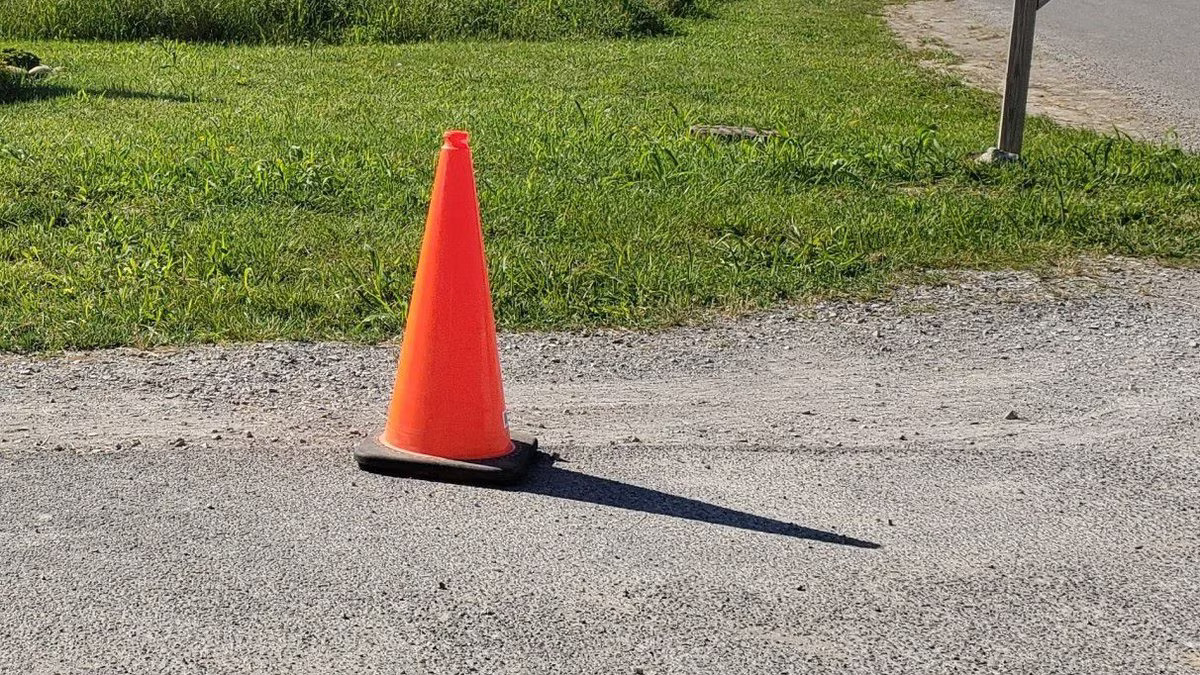
#> input picture cone.jpg, 1200 x 675 px, found by its file name
$ python findCone3.py
#> lines starting #> are read from the running program, lines starting #| are printed output that depends on the picture; after the words box and inside, x2 and y2 are one past the last pixel; in counts of white or black regions, pixels touching at a corner belong together
import cv2
import numpy as np

def empty(a):
    pass;

def stackImages(imgArray,scale,lables=[]):
    sizeW= imgArray[0][0].shape[1]
    sizeH = imgArray[0][0].shape[0]
    rows = len(imgArray)
    cols = len(imgArray[0])
    rowsAvailable = isinstance(imgArray[0], list)
    width = imgArray[0][0].shape[1]
    height = imgArray[0][0].shape[0]
    if rowsAvailable:
        for x in range ( 0, rows):
            for y in range(0, cols):
                imgArray[x][y] = cv2.resize(imgArray[x][y], (sizeW, sizeH), None, scale, scale)
                if len(imgArray[x][y].shape) == 2: imgArray[x][y]= cv2.cvtColor( imgArray[x][y], cv2.COLOR_GRAY2BGR)
        imageBlank = np.zeros((height, width, 3), np.uint8)
        hor = [imageBlank]*rows
        hor_con = [imageBlank]*rows
        for x in range(0, rows):
            hor[x] = np.hstack(imgArray[x])
            hor_con[x] = np.concatenate(imgArray[x])
        ver = np.vstack(hor)
        ver_con = np.concatenate(hor)
    else:
        for x in range(0, rows):
            imgArray[x] = cv2.resize(imgArray[x], (sizeW, sizeH), None, scale, scale)
            if len(imgArray[x].shape) == 2: imgArray[x] = cv2.cvtColor(imgArray[x], cv2.COLOR_GRAY2BGR)
        hor= np.hstack(imgArray)
        hor_con= np.concatenate(imgArray)
        ver = hor
    if len(lables) != 0:
        eachImgWidth= int(ver.shape[1] / cols)
        eachImgHeight = int(ver.shape[0] / rows)
        print(eachImgHeight)
        for d in range(0, rows):
            for c in range (0,cols):
                cv2.rectangle(ver,(c*eachImgWidth,eachImgHeight*d),(c*eachImgWidth+len(lables[d][c])*13+27,30+eachImgHeight*d),(255,255,255),cv2.FILLED)
                cv2.putText(ver,lables[d][c],(eachImgWidth*c+10,eachImgHeight*d+20),cv2.FONT_HERSHEY_COMPLEX,0.7,(255,0,255),2)
    return ver


def getContours(img,img1):

    contours, hierarchy = cv2.findContours(img, cv2.RETR_EXTERNAL,cv2.CHAIN_APPROX_NONE)
    for cnt in contours:
        area = cv2.contourArea(cnt)
        print(area)
        if area > 500:
            cv2.drawContours(imgContour,cnt,-1,(143,0,255),3)
            peri= cv2.arcLength(cnt, True)
            #print(peri)
            approx = cv2.approxPolyDP(cnt,0.02*peri,True)
            #print(approx)
            print(len(approx))
            objCor = len(approx)
            x,y,w,h = cv2.boundingRect(approx)
            #if objCor ==3: objectType = "Triangle"
            #elif objCor ==4:
             #   aspRatio = w/float(h)
              #  if aspRatio > 0.95 and aspRatio < 1.05 : objectType ="Square"
               # else: objectType ="Rectangle"
            #elif objCor == 5: objectType = "Pentagon"
            #elif objCor == 6: objectType = "Hexagon"
            #elif objCor == 10: objectType = "Star"
            #elif objCor == 8: objectType = "Circle"
            #else: objectType ="None"
            #imgContour = img.copy()
            cv2.rectangle(imgContour,(x-10,y-10),(x+w+10,y+h+10),(0,255,0),2)
            cv2.rectangle(img1,(x-10,y-10),(x+w+10,y+h+10),(0,255,0),2)


cv2.namedWindow("TrackBars")
cv2.resizeWindow("TrackBars",640,240)

cv2.createTrackbar("Hue Min","TrackBars",0,179,empty)
cv2.createTrackbar("Hue Max","TrackBars",26,179,empty)
cv2.createTrackbar("Sat Min","TrackBars",97,255,empty)
cv2.createTrackbar("Sat Max","TrackBars",255,255,empty)
cv2.createTrackbar("Val Min","TrackBars",145,255,empty)
cv2.createTrackbar("Val Max","TrackBars",255,255,empty)

img = cv2.imread("Resources/cone.jpg")
#> img is the input picture: shape (675, 1200, 3); mean B, G, R 108.2, 138.4, 141.8
imgResize = cv2.resize(img,(400,250))

while True:
    img = imgResize
    imgHSV = cv2.cvtColor(img,cv2.COLOR_BGR2HSV)
#> imgHSV: shape (250, 400, 3); mean H, S, V 25, 81, 147.6
    h_min = cv2.getTrackbarPos("Hue Min","TrackBars")
    h_max = cv2.getTrackbarPos("Hue Max","TrackBars")
    s_min = cv2.getTrackbarPos("Sat Min","TrackBars")
    s_max = cv2.getTrackbarPos("Sat Max","TrackBars")
    v_min = cv2.getTrackbarPos("Val Min","TrackBars")
    v_max = cv2.getTrackbarPos("Val Max","TrackBars")

    #print(h_min,h_max,s_min,s_max,v_min,v_max)
    lower = np.array([h_min,s_min,v_min])
    upper = np.array([h_max,s_max,v_max])
    mask=cv2.inRange(imgHSV,lower,upper)
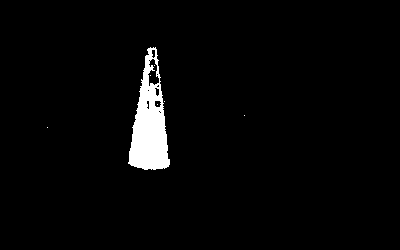
#> mask: shape (250, 400); 2.9% white; 7 white regions (6 under 20 px), largest, box (x1, y1, x2, y2) and area: (128, 47, 170, 170) 2889

    imgResult = cv2.bitwise_and(img,img,mask=mask)
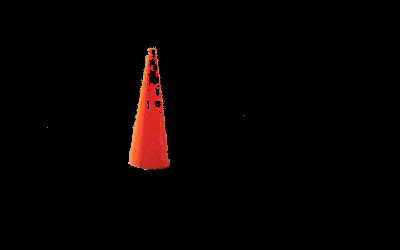
#> imgResult: shape (250, 400, 3); mean B, G, R 1.4, 1.9, 6.4

    imgContour = imgResult.copy()

    imgGray = cv2.cvtColor(imgContour, cv2.COLOR_BGR2GRAY)
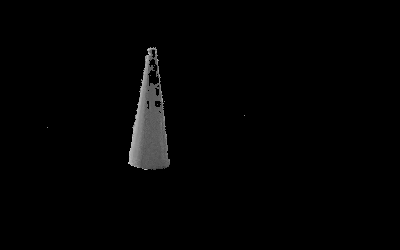
#> imgGray: shape (250, 400); min 0, max 210, mean 3.2
    imgBlur = cv2.GaussianBlur(imgGray, (7, 7), 1)
    imgCanny = cv2.Canny(imgBlur, 50, 50)
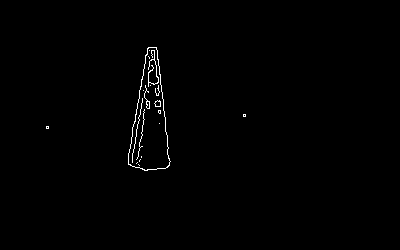
#> imgCanny: shape (250, 400); 0.64% white in thin lines or dots, all inside (x1, y1, x2, y2) = (46, 47, 246, 171)

    img1 = imgResize
    getContours(imgCanny,img1)
#> in getContours, `contours, hierarchy = cv2.findContours(img, cv2.RETR_EXTERNAL,cv2.CHAI..`: contours = 3 contours, 2 with area under 20; largest, box (x1, y1, x2, y2) and area: (128, 47, 171, 171) 3188
#> the loop in getContours, `for cnt in contours:` made 3 passes
#> (area, peri, objCor, x, y, w, h) on pass 3: (3188, 303.9, 5, 128, 47, 43, 124)
#| 4.0
#| 4.0
#| 3188.0
#| 5
#> after the loop in getContours, `for cnt in contours:`:
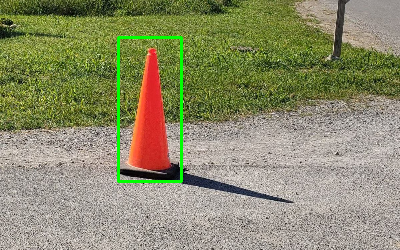
#> img1: shape (250, 400, 3); mean B, G, R 107, 139.9, 140.2
#> after the loop in getContours, `for cnt in contours:`:
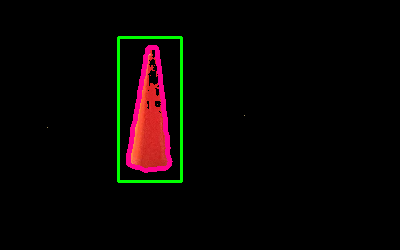
#> imgContour: shape (250, 400, 3); 2.65% of pixels changed, all inside (x1, y1, x2, y2) = (117, 36, 183, 183)
    # [9 lines of commented-out code are left out]
    imgStack = stackImages(([imgCanny,imgResult],[img,imgHSV]),0.6)
#> after the loop in stackImages, `for x in range(0, rows):`: hor = 2 items
#> in stackImages, `ver = np.vstack(hor)`:
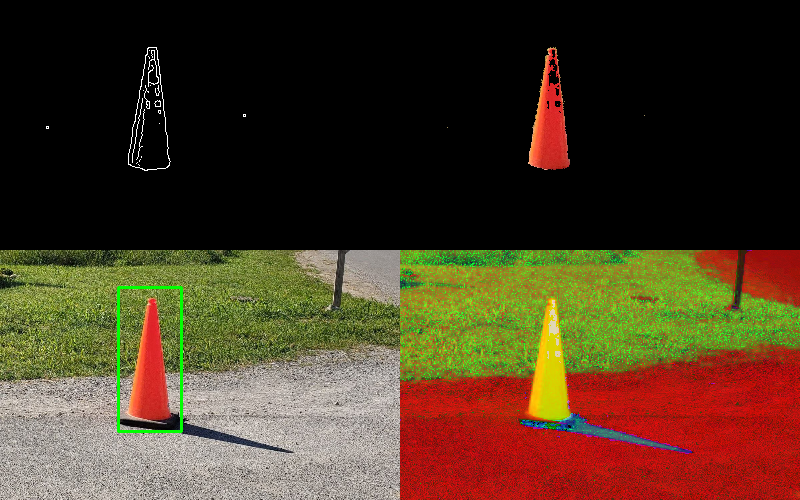
#> ver: shape (500, 800, 3); mean of channels 0, 1, 2 33.8, 56.1, 74; drawn as B, G, R
    cv2.imshow("image stack", imgStack)
    #cv2.imshow("Canny Image", imgCanny)
    if cv2.waitKey(1) & 0xFF == ord('q'):
#> (key q is pressed here)
        break

cv2.destroyAllWindows()
